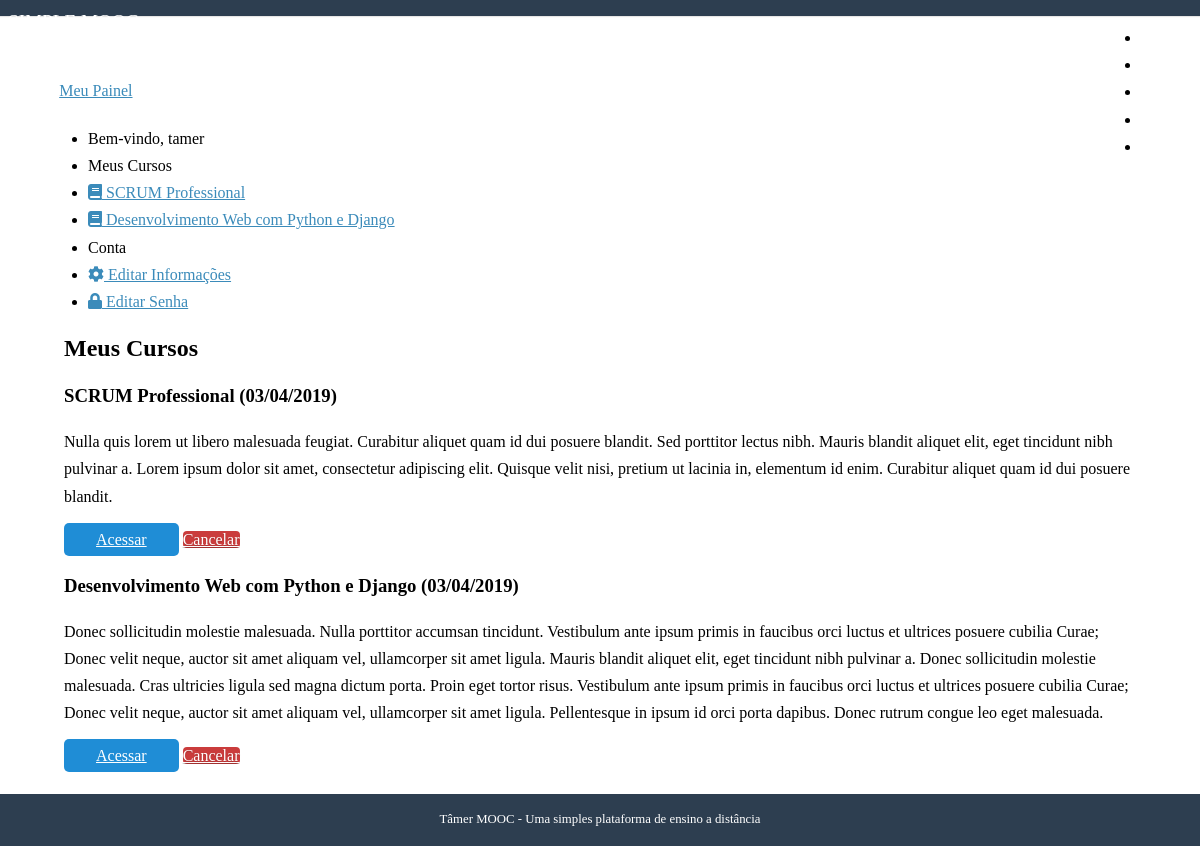
/conta/ (signed in), run on the app's committed database.
### accounts/models.py (models this page shows, shortened)
class User(AbstractUser, PermissionError):
    username    = models.CharField(
        'Nome de Usuario', max_length=30, unique=True,
        validators=[validators.RegexValidator(re.compile('^[\w.@+-]+$'),
            'O nome de usuário só pode conter letras, digitos ou os seguintes caracteres: @/./+/-/_','invalid')]
    )
    email       = models.EmailField('E-mail', unique=True)
    name        = models.CharField('Nome', max_length=100, blank = True)
    is_active   = models.BooleanField('Está ativo?', blank=True, default= True)
    is_staff    = models.BooleanField('É da equipe?', blank = True, default=False)
    date_joined = models.DateTimeField('Data de entrada', auto_now_add=True)
    objects = UserManager()
    USERNAME_FIELD = 'username'
    REQUIRED_FIELDS = ['email']
    def __str__(self):
        return self.name or self.username
    class Meta:
        verbose_name = 'Usuário'
        verbose_name_plural = 'Usuários'

### courses/models.py (models this page shows, shortened)
class Enrollment(models.Model):
    STATUS_CHOICE = (
        (0, 'Pendente'), (1, 'Aprovado'), (2, 'Cancelado'),
    )
    user          = models.ForeignKey(
        settings.AUTH_USER_MODEL, verbose_name='Usuário', related_name='enrollments', on_delete=models.NOT_PROVIDED
    )
    course        = models.ForeignKey(
        Course, verbose_name='Curso', related_name='enrollments', on_delete=models.NOT_PROVIDED
    )
    status        = models.IntegerField(
        'Situação', choices=STATUS_CHOICE, default=0, blank=True
    )
    created_at    = models.DateTimeField('Criado em', auto_now_add=True)
    apdated_at    = models.DateTimeField('Atualizado em', auto_now = True)
    class Meta:
        verbose_name        = 'Inscrição'
        verbose_name_plural = 'Inscrições'
        unique_together     = (('user', 'course'),)

class Course(models.Model):
    name          = models.CharField('Nome', max_length = 100)
    slug          = models.SlugField('Atalho')
    about         = models.CharField('Descrição breve', blank = True, max_length = 250)
    description   = models.TextField('Descrição completa', blank = True)
    start_date    = models.DateField(
        'Data de Início', null = True, blank = True
    )                                                                           #blank = True diz que não é obrigatório preender
    image         = models.ImageField(
        upload_to = 'courses/images', verbose_name = 'Imagem', null = True, blank = True
    )
    created_at    = models.DateTimeField('Criado em', auto_now_add=True)
    updated_at    = models.DateTimeField('Atualizado em', auto_now=True)
    objects       = CourseManager()
    def __str__(self):
        return(self.name)
    class Meta:
        verbose_name        = 'Curso'
        verbose_name_plural = 'Cursos'
        ordering            = ['name']

### accounts/views.py (the view)
# urls.py: path('', views.dashboard, name='dashboard' ),
@login_required
def dashboard(request):
    template_name = 'dashboard.html'
    context = {}
    context['enrollments'] = Enrollment.objects.filter(user=request.user)
    return render(request, template_name, context)

### courses/templatetags/courses_tags.py (called while the page is built)
@register.simple_tag
def load_my_courses(user):
    return Enrollment.objects.filter(user=user)

### accounts/templates/dashboard.html
{% extends "base.html" %}
{% load courses_tags %}
{% block content %}
{% load_my_courses user as enrollments %}
<div class="pure-g-r content-ribbon">
    <div class="pure-u-1">
        <ul class="breadcrumb">
            {% block breadcrumb %}
            <li><a href="{% url 'accounts:dashboard' %}">Meu Painel</a></li>
            {% endblock %}
        </ul>
    </div>
    <div class="pure-u-1-3">
        <div class="pure-menu pure-menu-open">
            <ul>
                <li class= "pure-menu-heading">Bem-vindo, {{ user }}</li>
                {% block menu_options %}
                    <li class="pure-menu-heading">Meus Cursos</li>
                    {% for enrollment in enrollments %}
                        <li><a href="{% url 'courses:announcements' enrollment.course.slug %}">
                            <i class="fas fa-book"></i> {{ enrollment.course }}</a></li>
                        {% empty %}
                            <li>Nenhum curso disponível</li>
                    {% endfor %}
                    <li class="pure-menu-heading"> Conta </li>
                    <li><a href="{% url 'accounts:edit' %}"><i class="fas fa-cog"></i> Editar Informações </a></li>
                    <li><a href="{% url 'accounts:edit_password' %}"><i class="fas fa-lock"></i> Editar Senha</a></li>
                {% endblock %}
            </ul>
        </div>
    </div>
    <div class="pure-u-2-3">
        <div class="inner">
            {% block dashboard_content %}
            <h2>Meus Cursos</h2>
            <div class="well">
                {% for enrollment in enrollments %}
                <h3>{{ enrollment.course }} ({{ enrollment.course.start_date|date:'d/m/Y'|default:'Sem data' }})</h3>
                {{ enrollment.course.description|linebreaks }}
                <div class="pure-controls">
                    <a href="{% url 'courses:announcements' enrollment.course.slug %}" class="pure-button pure-button-primary">Acessar</a>
                    <a href="{% url 'courses:undo_enrollment' enrollment.course.slug %}" class="button-error pure-button">Cancelar</a>
                </div>
            </div>
            {% empty %}
            <aside class="pure-u-1">
                <p>Nenhum curso inscrito</p>
            </aside>
            {% endfor %}
            {% endblock %}
        </div>
    </div>
</div>
{% endblock %}

### core/static/css/styles.css (style rules this page uses)
* { -webkit-box-sizing: border-box; -moz-box-sizing: border-box; box-sizing: border-box; }
body { margin: 0 auto; line-height: 1.7em; }
a { color: #3b8bba; }
.content .content-ribbon { margin: 1.5em 3em; }
.pure-button-primary { background-color: #1f8dd6; color: white; padding: 0.5em 2em; border-radius: 5px; }
.inner { padding: 0em 1em; }
.inner p { margin-top: 0; }
ul.breadcrumb { padding: 0; }
ul.breadcrumb li { display: inline-block; }
ul.breadcrumb li a { display: inline-block; padding: 0.3em 0.7em; }
.button-success, .button-error, .button-warning, .button-secondary { color: white; border-radius: 4px; text-shadow: 0 1px 1px rgba(0, 0, 0, 0.2); }
.button-error { background: rgb(202, 60, 60); }

### data on the page
User: name+username "tamer"
Enrollment: course "SCRUM Professional", course.start_date "03/04/2019", course.description "Nulla quis lorem ut libero malesuada feugiat. Curabitur aliquet quam id dui posuere blandit. Sed porttitor lectus nibh. Mauris blandit aliquet elit, eget tincidunt nibh pulvinar a. Lorem ipsum dolor sit amet, consectetur adipiscing elit. Quisque velit nisi, pretium ut lacinia in, elementum id enim. Curabitur aliquet quam id dui posuere blandit."
Enrollment: course "Desenvolvimento Web com Python e Django", course.start_date "03/04/2019", course.description "Donec sollicitudin molestie malesuada. Nulla porttitor accumsan tincidunt. Vestibulum ante ipsum primis in faucibus orci luctus et ultrices posuere cubilia Curae; Donec velit neque, auctor sit amet aliquam vel, ullamcorper sit amet ligula. Mauris blandit aliquet elit, eget tincidunt nibh pulvinar a. Donec sollicitudin molestie malesuada. Cras ultricies ligula sed magna dictum porta. Proin eget tortor risus. Vestibulum ante ipsum primis in faucibus orci luctus et ultrices posuere cubilia Curae; Donec velit neque, auctor sit amet aliquam vel, ullamcorper sit amet ligula. Pellentesque in ipsum id orci porta dapibus. Donec rutrum congue leo eget malesuada."
